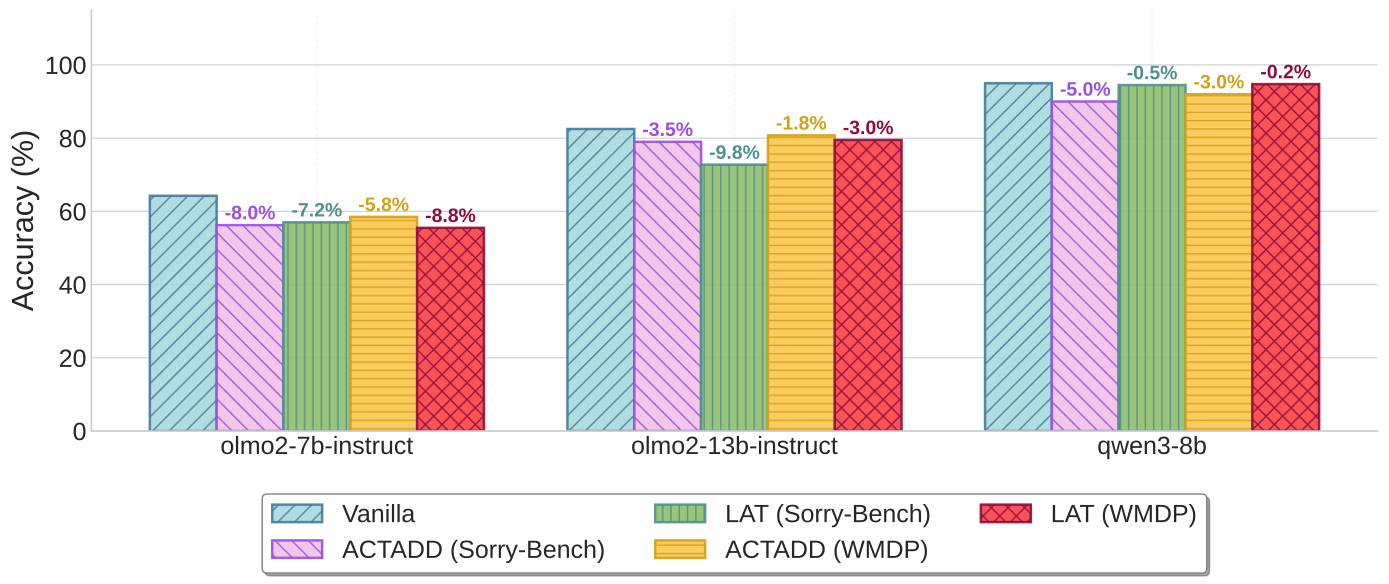

Write the Python code that produced this figure.
import numpy as np
import matplotlib.pyplot as plt

# Data from provided images
scenarios = ['Vanilla', 'ACTADD (Sorry-Bench)', 'LAT (Sorry-Bench)', 'ACTADD (WMDP)', 'LAT (WMDP)']
models = ['olmo2-7b-instruct', 'olmo2-13b-instruct', 'qwen3-8b']

# Accuracy Data (%)
accuracy_data = {
    'Vanilla': [64.25, 82.5, 95.0],
    'ACTADD (Sorry-Bench)': [56.25, 79, 90.00],
    'LAT (Sorry-Bench)': [57.0, 72.75, 94.50],
    'ACTADD (WMDP)': [58.50, 80.75, 92.00],
    'LAT (WMDP)': [55.50, 79.50, 94.75]
}

# Drop Data (%) for annotations
drop_data = {
    'Vanilla': [0, 0, 0],
    'ACTADD (Sorry-Bench)': [-8.0, -3.5, -5.0],
    'LAT (Sorry-Bench)': [-7.25, -9.75, -0.5],
    'ACTADD (WMDP)': [-5.75, -1.75, -3.0],
    'LAT (WMDP)': [-8.75, -3.0, -0.25]
}

# Set up the plot with academic styling
plt.style.use('seaborn-v0_8-whitegrid')
fig, ax = plt.subplots(figsize=(14, 6))

# Positions and bar width
x = np.arange(len(models))
width = 0.16  # Narrower width to fit 5 bars per group

# Color and Hatch mapping
# Using your previous palette and expanding it for 5 categories
colors = ['#A8DADC', '#F1C0E8', '#90BE6D', '#F9C74F', '#F94144']
borders = ['#457B9D', '#9D4EDD', '#4D908E', '#D4A017', '#900C3F']
hatches = ['//', '\\\\', '||', '--', 'xx']

# Create bars
for i, scenario in enumerate(scenarios):
    pos = x + (i - 2) * width
    bars = ax.bar(pos, accuracy_data[scenario], width,
                  label=scenario,
                  color=colors[i],
                  edgecolor=borders[i],
                  linewidth=1.8,
                  alpha=0.9,
                  hatch=hatches[i])

    # Add drop percentage labels on top of bars
    for j, bar in enumerate(bars):
        height = bar.get_height()
        drop_val = drop_data[scenario][j]
        
        # Only show labels for non-zero drops (non-vanilla)
        if drop_val != 0:
            ax.text(bar.get_x() + bar.get_width()/2., height + 0.5,
                    f'{drop_val:.1f}%',
                    ha='center', va='bottom',
                    fontsize=14, weight='bold', color=borders[i])

# Customize the plot
ax.set_ylabel('Accuracy (%)', fontsize=22, weight='medium')
ax.set_xticks(x)
ax.set_xticklabels(models, fontsize=22)
ax.tick_params(axis='both', labelsize=18, width=1.2)

# Customize legend - placed below to save horizontal space
legend = ax.legend(loc='upper center', 
                   bbox_to_anchor=(0.5, -0.12),
                   ncol=3,
                   fontsize=18,
                   frameon=True,
                   fancybox=True,
                   shadow=True)
legend.get_frame().set_edgecolor('gray')

# Clean up spines
ax.spines['top'].set_visible(False)
ax.spines['right'].set_visible(False)
ax.spines['left'].set_linewidth(1.2)
ax.spines['bottom'].set_linewidth(1.2)

# Customize grid - vertical lines often clutter grouped bar charts, removed here
ax.grid(True, axis='x', alpha=0.3, linewidth=0.8, linestyle='--')
ax.set_axisbelow(True)

# Set y-axis to start at 0
ax.set_ylim(0, 115)

plt.tight_layout()

# Save the figure
plt.savefig('plotting/sad_stages_effect_re.pdf', dpi=400, bbox_inches='tight')
plt.show()
